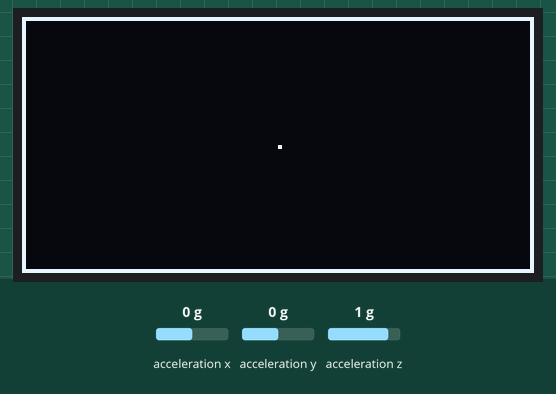
This program was run on a simulated MicroPython board. Parts: 128×64 one-colour display. The test bench sets the inputs (shaded band); at power-on: acceleration x 0 g, acceleration y 0 g, acceleration z 1 g. Library files of the repository ran but are not shown: mpu6050.py. At 1.9 s the program stops and its outputs stay as they are.

Above: at 1.2 s.
1.3 s: acceleration x set to -1.4 g
Timing chart, 0 to 3.4 s (numbered marks = the images above; inputs shaded):
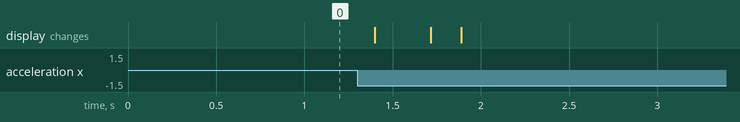

The program:

project_7_accelerometer.py
```python
"""
This project shows how you can use the input from an accelerometer to make an interactive game. The
code below creates a simple game where a ball moves around the screen in response to tilting the
device. If the ball hits the edge of the screen, the game ends.
"""

from machine import Pin, SoftI2C
import mpu6050
import ssd1306

# Set up our OLED display
i2c_oled = SoftI2C(scl=Pin(7), sda=Pin(6))
screen_size = (128, 64)
oled = ssd1306.SSD1306_I2C(*screen_size, i2c_oled)

# Set up our accelerometer
mpu = mpu6050.MPU6050(SoftI2C(scl=Pin(20), sda=Pin(8)))
mpu.wake()


class Ball:
    """A class representing the moving ball on our game's table.
    It will update itself in response to the accelerometer data changing.
    """

    def __init__(self):
        # start in the middle of the screen
        self.x = screen_size[0] / 2
        self.y = screen_size[1] / 2

    def update(self, accel) -> bool:
        self.x += accel[1]
        self.y += accel[0]

        if self.x <= 0 or self.x >= screen_size[0]:
            return False
        if self.y <= 0 or self.y >= screen_size[1]:
            return False

        return True

    def draw(self):
        oled.pixel(int(self.x), int(self.y), 1)

def end_game():
    oled.fill(0)
    oled.text("Game Over", 30, 30, 1)
    oled.show()

def measure(objects):
    result = True

    # get the current data from the sensor
    accel = mpu.read_accel_data()

    # pass it to each object to update themselves with
    for obj in objects:
        result &= obj.update(accel)

    return result

def draw_screen(objects):
    oled.fill(0)
    oled.rect(0, 0, 128, 64, 1)
    for obj in objects:
        obj.draw()
    oled.show()

def game_loop(objects):
    while True:
        if not measure(objects):
            end_game()
            return
        draw_screen(objects)

# start with just a single ball object
objects = [Ball()]
game_loop(objects)
```
